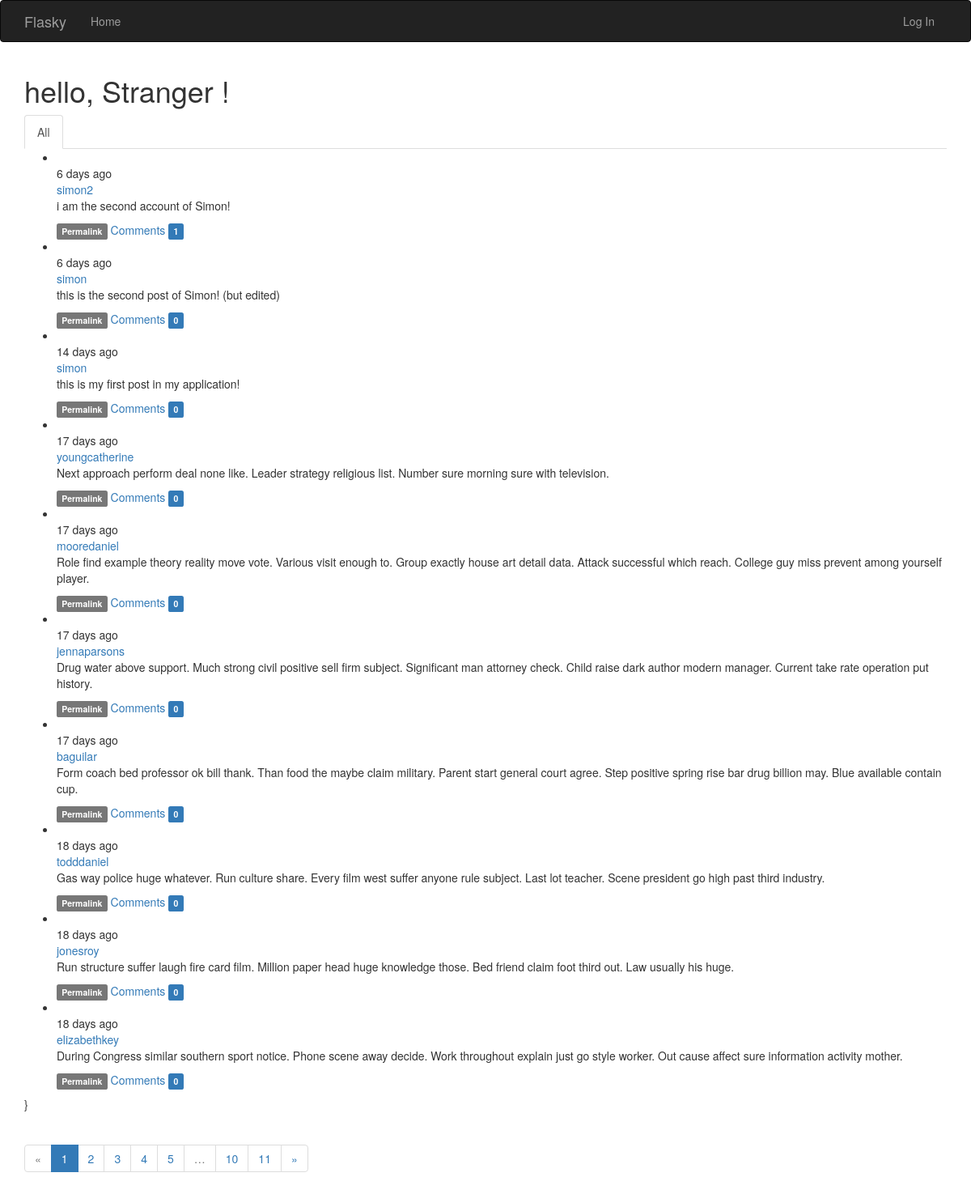
The page / on the database its author committed.
### app/models.py (models this page shows, shortened)
class Post(db.Model):
    __tablename__ = 'post'
    id = db.Column(db.Integer, primary_key=True)
    body = db.Column(db.Text)
    body_html = db.Column(db.Text)
    timestamp = db.Column(db.DateTime, index=True, default=datetime.utcnow)
    author_id = db.Column(db.Integer, db.ForeignKey('users.id'))
    comments = db.relationship('Comment', backref='post', lazy='dynamic')

class User(UserMixin, db.Model):
    __tablename__ = 'users'
    id = db.Column(db.Integer, primary_key=True)
    email = db.Column(db.String(64), unique=True, index=True)
    password_hash = db.Column(db.String(128))
    username = db.Column(db.String(64), unique=True, index=True)
    role_id = db.Column(db.Integer, db.ForeignKey('roles.id'))
    confirmed = db.Column(db.Boolean, default=False)
    name = db.Column(db.String(64))
    location = db.Column(db.String(64))
    about_me = db.Column(db.Text())
    member_since = db.Column(db.DateTime(), default=datetime.utcnow)
    last_seen = db.Column(db.DateTime(), default=datetime.utcnow)
    posts = db.relationship('Post', backref='author', lazy='dynamic')
    followed = db.relationship('Follow', foreign_keys=[Follow.follower_id],
                               backref=db.backref('follower', lazy='joined'),
                               lazy='dynamic', cascade='all, delete-orphan')
    followers = db.relationship('Follow', foreign_keys=[Follow.followed_id],
                                backref=db.backref('followed', lazy='joined'),
                                lazy='dynamic', cascade='all, delete-orphan')
    comments = db.relationship('Comment', backref='author', lazy='dynamic')
    @property
    def password(self):
        raise AttributeError('Password is not a readable attribute!')

### app/main/views.py (the view)
@main.route('/', methods=['GET', 'POST'])
def index():
    form = PostForm()
    if current_user.can(Permission.WRITE) and form.validate_on_submit():
        post = Post(body=form.body.data, author=current_user._get_current_object())
        db.session.add(post)
        db.session.commit()
        return redirect(url_for('.index'))
    page = request.args.get('page', 1, type=int)
    show_followed = False
    if current_user.is_authenticated:
        show_followed = bool(request.cookies.get('show_followed', ''))
    if show_followed:
        query = current_user.followed_posts
    else:
        query = Post.query
    pagination = query.order_by(Post.timestamp.desc()).paginate(
        page, per_page=current_app.config['FLASK_POSTS_PER_PAGE'], error_out=False)
    posts = pagination.items
    return render_template('index.html', form=form, posts=posts, show_followed=show_followed, pagination=pagination)

### app/auth/views.py (called while the page is built)
@auth.before_app_request
def before_request():
    if current_user.is_authenticated:
        current_user.ping()
        if not current_user.confirmed \
                and request.blueprint != 'auth' \
                and request.endpoint != 'static':
            return redirect(url_for('auth.unconfirmed'))

### app/main/__init__.py (called while the page is built)
@main.app_context_processor
def inject_permission():
    return dict(Permission=Permission)

### app/models.py (called while the page is built)
    def can(self, permission):
        return False

    def is_administrator(self):
        return False

### app/templates/index.html (shortened to what this page needs)
{% extends 'base.html' %}
{% import 'bootstrap/wtf.html' as wtf %}
{% import '_macro.html' as macro %}
{% block navbar %}
{{ super() }}
{% endblock %}
{% block page_content %}
<div>
    <h1>hello,
        {% if current_user.is_authenticated %}
        {{ current_user.username }}
        {% else %}
        Stranger
        {% endif %}!
    </h1>
</div>
<div class="post-tabs">
    <ul class="nav nav-tabs">
        <li{% if not show_followed %} class="active"{% endif %}><a href="{{ url_for('.show_all') }}">All</a></li>
    </ul>
    {% include '_posts.html' %}}
</div>
<div class="pagination">
        {{ macro.pagination_widget(pagination, '.index') }}
    </div>
{% endblock %}

### app/templates/_posts.html (shortened to what this page needs)
<ul class="posts">
    {% for post in posts %}
    <li class="post">
        <div class="profile-thumbnail">
        </div>
        <div class="post-date">{{ moment(post.timestamp).fromNow() }}</div>
        <div class="post-author">
            <a href="{{ url_for('.user', username=post.author.username) }}">
                {{ post.author.username }}
            </a>
        </div>
        <div class="post-content">
            <div class="post-body">
            {% if post.body_html %}
                {{ post.body_html | safe }}
            {% else %}
                {{ post.body }}
            {% endif %}
            </div>
            <div class="post-footer">
                <a href="{{ url_for('.post', id=post.id) }}"><span class="label label-default">Permalink</span></a>
                <a href="{{ url_for('.post', id=post.id) }}#comments">Comments
                    <span class="label label-primary">{{ post.comments.count() }}</span>
                </a>
            </div>
        </div>
    </li>
    {% endfor %}
</ul>

### rows shown on the page
Post: timestamp "6 days ago", author.username "simon2", body_html "i am the second account of Simon!", comments.count "1"
Post: timestamp "6 days ago", author.username "simon", body_html "this is the second post of Simon! (but edited)", comments.count "0"
Post: timestamp "14 days ago", author.username "simon", body_html "this is my first post in my application!", comments.count "0"
Post: timestamp "17 days ago", author.username "youngcatherine", body_html "Next approach perform deal none like. Leader strategy religious list. Number sure morning sure with television.", comments.count "0"
Post: timestamp "17 days ago", author.username "mooredaniel", body_html "Role find example theory reality move vote. Various visit enough to. Group exactly house art detail data. Attack successful which reach. College guy miss prevent among yourself player.", comments.count "0"
Post: timestamp "17 days ago", author.username "jennaparsons", body_html "Drug water above support. Much strong civil positive sell firm subject. Significant man attorney check. Child raise dark author modern manager. Current take rate operation put history.", comments.count "0"
Post: timestamp "17 days ago", author.username "baguilar", body_html "Form coach bed professor ok bill thank. Than food the maybe claim military. Parent start general court agree. Step positive spring rise bar drug billion may. Blue available contain cup.", comments.count "0"
Post: timestamp "18 days ago", author.username "todddaniel", body_html "Gas way police huge whatever. Run culture share. Every film west suffer anyone rule subject. Last lot teacher. Scene president go high past third industry.", comments.count "0"
Post: timestamp "18 days ago", author.username "jonesroy", body_html "Run structure suffer laugh fire card film. Million paper head huge knowledge those. Bed friend claim foot third out. Law usually his huge.", comments.count "0"
Post: timestamp "18 days ago", author.username "elizabethkey", body_html "During Congress similar southern sport notice. Phone scene away decide. Work throughout explain just go style worker. Out cause affect sure information activity mother.", comments.count "0"

### other values the page prints
{{ p }} "1"
{{ p }} "2" "3" "4" "5" "10" "11"
